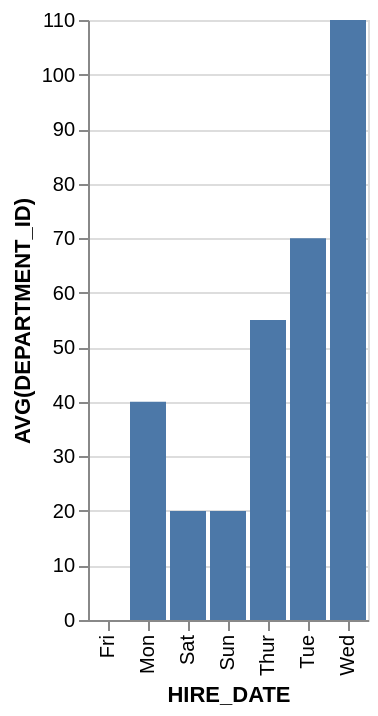

Here is the Vega-Lite specification saved for this chart:
### Vega-Lite specification from a JSON file in a GitHub repository (floating-point values rounded to 4 significant figures)
{"data": {"values": [{"x_data": "Mon", "y_data": 40}, {"x_data": "Tue", "y_data": 70}, {"x_data": "Wed", "y_data": 110}, {"x_data": "Thur", "y_data": 55}, {"x_data": "Fri", "y_data": 0}, {"x_data": "Sat", "y_data": 20}, {"x_data": "Sun", "y_data": 20}]}, "mark": "bar", "encoding": {"x": {"field": "x_data", "type": "nominal", "title": "HIRE_DATE", "sort": "ascending"}, "y": {"field": "y_data", "type": "quantitative", "title": "AVG(DEPARTMENT_ID)"}}}
